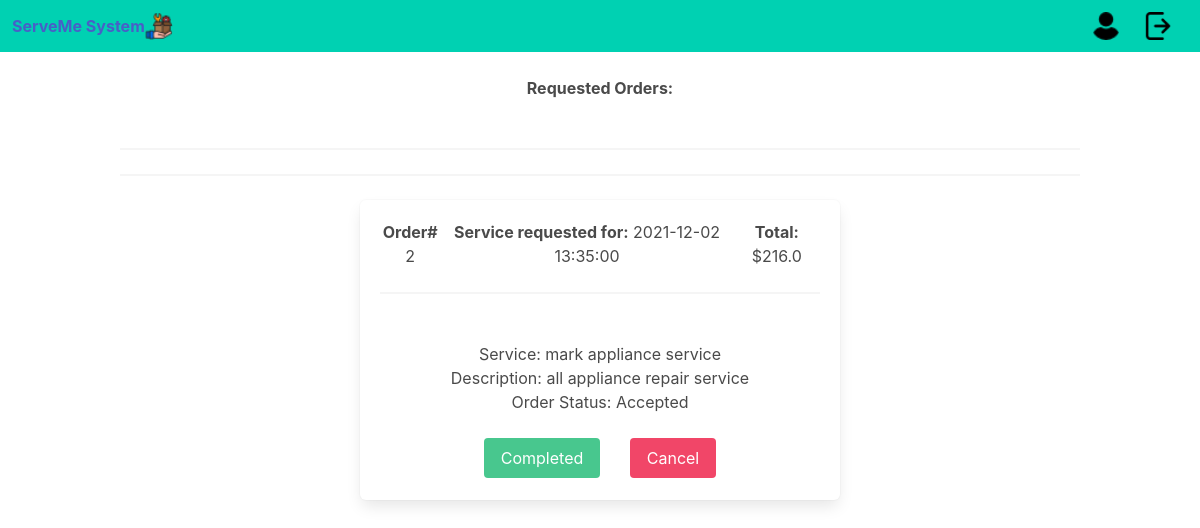
Screenshot of /requested_orders_provider (signed in) with the database file from the repository.
### serveme/models.py (models this page shows, shortened)
class Service (db.Model):
    __searchable__  = ['description']
    provider_id     = db.Column(db.Integer, db.ForeignKey('provider.provider_id'), nullable=False)
    service_id      = db.Column(db.Integer, nullable=False, primary_key=True)
    rating_avg      = db.Column(db.Float(precision=2), nullable=False)
    service_name    = db.Column(db.String(20), nullable=False)
    cost            = db.Column(db.Float(precision=2), nullable=False)
    description     = db.Column(db.String(255), nullable=False)
    category        = db.Column(db.String(20), nullable=False)

class Order (db.Model):
    order_id        = db.Column(db.Integer, primary_key=True)
    provider_id     = db.Column(db.Integer, nullable=False)
    service_id      = db.Column(db.Integer, nullable=False)
    userID          = db.Column(db.Integer, db.ForeignKey('user.userID'), nullable=False)
    cost            = db.Column(db.Float(precision=2), nullable=False)
    review_id       = db.Column(db.Integer)
    description     = db.Column(db.String(255))
    date            = db.Column(db.DateTime())
    status          = db.Column(db.String(255))

### serveme/main.py (the view)
@main.route('/requested_orders_provider')
@login_required
def requested_orders_provider():
    provider = Provider.query.filter_by(userID = current_user.userID).first()
    provider_id = provider.provider_id
    orders = Order.query.filter_by(provider_id = provider_id).all()
    services = Service.query.filter_by(provider_id = provider_id )
    return render_template('requested_orders_provider.html', provider = provider, user=current_user, orders = orders, services = services)

### serveme/__init__.py (called while the page is built)
def create_app():
    app = Flask(__name__)
    app.config['SECRET_KEY'] = 'secret-key-goes-here'
    app.config['SQLALCHEMY_TRACK_MODIFICATIONS'] = True
    app.config['SQLALCHEMY_DATABASE_URI'] = 'sqlite:///serveme.db'
    app.config['DEBUG'] = True
    search2.init_app(app)
    db.init_app(app)
    login_manager = LoginManager()
    login_manager.login_view = 'auth.login'
    login_manager.init_app(app)
    from .models import User
    @login_manager.user_loader
    def load_user(user_id):
        return User.query.get(str(user_id))
    from .auth import auth as auth_blueprint
    app.register_blueprint(auth_blueprint)
    from .main import main as main_blueprint
    app.register_blueprint(main_blueprint)
    from .search import search as search_blueprint
    app.register_blueprint(search_blueprint)
    return app

### serveme/templates/requested_orders_provider.html (shortened to what this page needs)
{% extends "provider_base.html" %}
{% block content %}
<h1>
 <br>
 <b>Requested Orders:</b>
</h1>
  <br>
    {% for order in orders %}
     {% for service in services %}
      {% if service.provider_id == order.provider_id %}
      <hr>
      {%if order.status == "InProgress" or order.status == "Accepted"%}
    <div class="box" style="height:300px; margin:auto; width:50%">
      <div style="display:flex; flex-direction: horizontal; justify-content: space-around;">
        <div><b>Order#</b> {{order.order_id}}</div>
        <div><b>Service requested for:</b> {{order.date}}</div>
        <div><b>Total:</b> ${{order.cost}}</div>
      </div>
      <hr>
            <div>
            <br>
                Service:
                {{service.service_name}}
                <br>
                Description:
                {{service.description}}
                <br>
                Order Status:
                {{order.status}}
              </div>
              <br>
          {% if order.status == "Accepted"%}
          <form method="POST", action="{{ url_for('main.change_service_status',orderID=order.order_id)}}">
            <div style="margin-left:auto">
              <button type="submit" name="completeOrder" value="completeOrder" button class="button is-success">Completed </button>
              <button type="submit" name="cancelOrder" value="cancelOrder" button class="button is-danger" style="margin-left: 25px;">Cancel </button>
            </div>
            </form>
          {% endif %}
        </div>
        {%endif%}
    {%endif%}
    {%endfor%}
   {%endfor%}
   <br>
{% endblock %}

### rows the page displays
Service: service_name "mark appliance service", description "all appliance repair service"
Order: order_id "2", date "2021-12-02 13:35:00", cost "216.0", status "Accepted"
